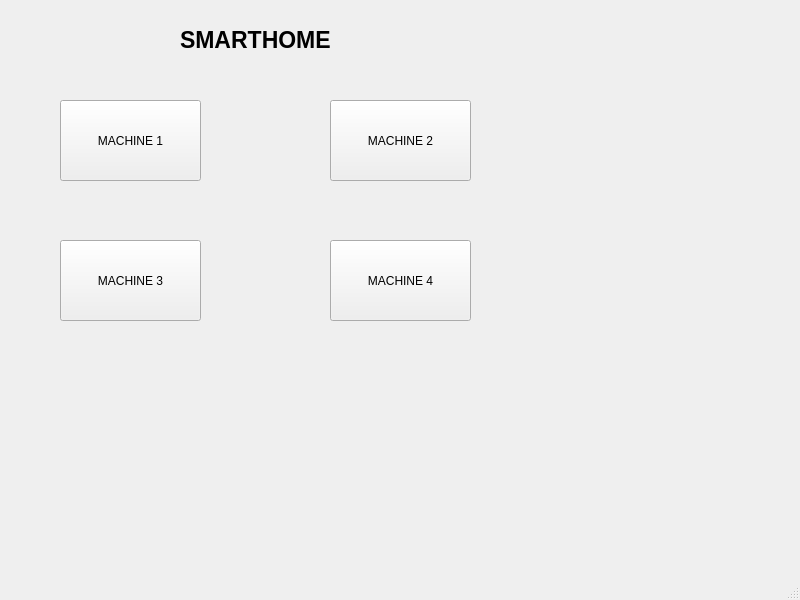
<?xml version="1.0" encoding="UTF-8"?>
<ui version="4.0">
 <class>MainWindow</class>
 <widget class="QMainWindow" name="MainWindow">
  <property name="geometry">
   <rect>
    <x>0</x>
    <y>0</y>
    <width>800</width>
    <height>600</height>
   </rect>
  </property>
  <property name="windowTitle">
   <string>MainWindow</string>
  </property>
  <widget class="QWidget" name="centralwidget">
   <widget class="QLabel" name="label">
    <property name="geometry">
     <rect>
      <x>180</x>
      <y>30</y>
      <width>151</width>
      <height>20</height>
     </rect>
    </property>
    <property name="font">
     <font>
      <pointsize>17</pointsize>
      <weight>75</weight>
      <bold>true</bold>
     </font>
    </property>
    <property name="text">
     <string>SMARTHOME</string>
    </property>
   </widget>
   <widget class="QPushButton" name="BT1">
    <property name="geometry">
     <rect>
      <x>60</x>
      <y>100</y>
      <width>141</width>
      <height>81</height>
     </rect>
    </property>
    <property name="text">
     <string>MACHINE 1</string>
    </property>
   </widget>
   <widget class="QPushButton" name="BT2">
    <property name="geometry">
     <rect>
      <x>330</x>
      <y>100</y>
      <width>141</width>
      <height>81</height>
     </rect>
    </property>
    <property name="text">
     <string>MACHINE 2</string>
    </property>
   </widget>
   <widget class="QPushButton" name="BT3">
    <property name="geometry">
     <rect>
      <x>60</x>
      <y>240</y>
      <width>141</width>
      <height>81</height>
     </rect>
    </property>
    <property name="text">
     <string>MACHINE 3</string>
    </property>
   </widget>
   <widget class="QPushButton" name="BT4">
    <property name="geometry">
     <rect>
      <x>330</x>
      <y>240</y>
      <width>141</width>
      <height>81</height>
     </rect>
    </property>
    <property name="text">
     <string>MACHINE 4</string>
    </property>
   </widget>
  </widget>
  <widget class="QMenuBar" name="menubar">
   <property name="geometry">
    <rect>
     <x>0</x>
     <y>0</y>
     <width>800</width>
     <height>22</height>
    </rect>
   </property>
  </widget>
  <widget class="QStatusBar" name="statusbar"/>
 </widget>
 <resources/>
 <connections/>
</ui>
